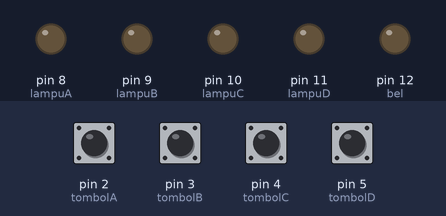
This sketch was run on a simulated Arduino Uno, built with avr-gcc and run on an emulated ATmega328P. On the bench: output pins drawn as LEDs (lit = HIGH). The inputs (shaded band) are chosen by the test bench; at power-on: pin 2 (tombolA), pin 3 (tombolB), pin 4 (tombolC), pin 5 (tombolD) HIGH.

Above: at 1.2 s.
1.3 s: pin 2 (tombolA) pulled LOW for 0.15 s
At 1.7 s:
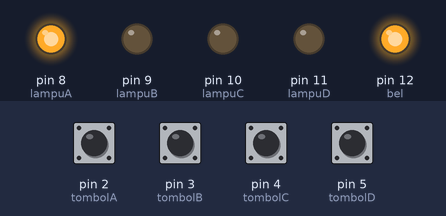
3.3 s: pin 3 (tombolB) pulled LOW for 0.15 s
At 3.7 s:
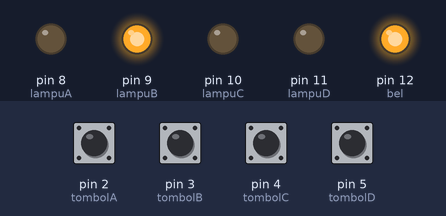
5.3 s: pin 4 (tombolC) pulled LOW for 0.15 s
At 5.7 s:
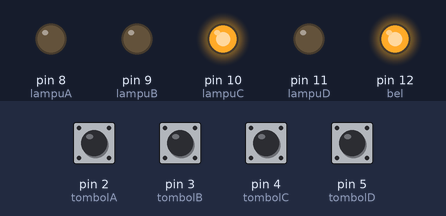
7.3 s: pin 5 (tombolD) pulled LOW for 0.15 s
At 7.6 s:
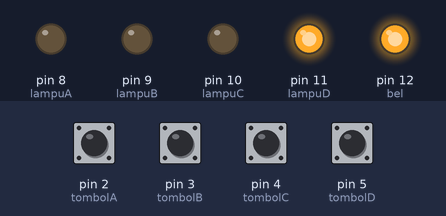
Timing chart, 0 to 10.3 s (numbered marks = the images above; inputs shaded):
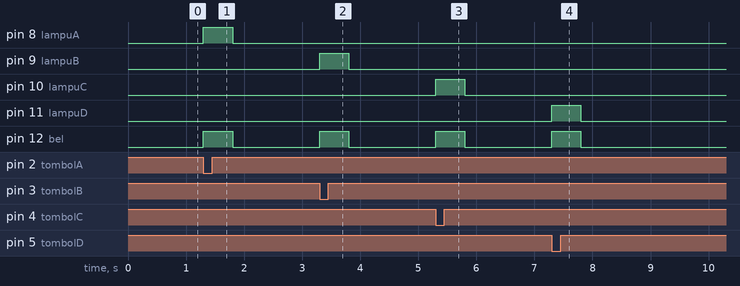

The sketch:

Tombol_cerdas_cermat_4_group.ino
```cpp
/*************************************
 * Program : Project 123. Tombol cerdas cermat 4 group
 * 125 Proyek Arduino Inkubatek
 * www.inkubator-teknologi.com
 * www.tokotronik.com
 * ***********************************/
const int tombolA = 2;
const int tombolB = 3;
const int tombolC = 4;
const int tombolD = 5;
const int lampuA = 8;
const int lampuB = 9;
const int lampuC = 10;
const int lampuD = 11;
const int bel = 12;

void setup(){
  for(char i=2; i<6; i++){
    pinMode(i, INPUT);
    digitalWrite(i,HIGH);
  }
  for(char i=8; i<13; i++){
    pinMode(i, OUTPUT);
    digitalWrite(i,LOW);
  }
}
void loop(){
  if(digitalRead(tombolA)==LOW){
    digitalWrite(bel,HIGH);
    digitalWrite(lampuA,HIGH);
    delay(500);
    while(!digitalRead(tombolA));
    digitalWrite(bel,LOW);
    digitalWrite(lampuA,LOW);
  }
  else if(digitalRead(tombolB)==LOW){
    digitalWrite(bel,HIGH);
    digitalWrite(lampuB,HIGH);
    delay(500);
    while(!digitalRead(tombolB));
    digitalWrite(bel,LOW);
    digitalWrite(lampuB,LOW);
  }
  else if(digitalRead(tombolC)==LOW){
    digitalWrite(bel,HIGH);
    digitalWrite(lampuC,HIGH);
    delay(500);
    while(!digitalRead(tombolC));
    digitalWrite(bel,LOW);
    digitalWrite(lampuC,LOW);
  }
  else if(digitalRead(tombolD)==LOW){
    digitalWrite(bel,HIGH);
    digitalWrite(lampuD,HIGH);
    delay(500);
    while(!digitalRead(tombolD));
    digitalWrite(bel,LOW);
    digitalWrite(lampuD,LOW);
  }
}
```

Measured:
- after the input at 1.3 s, pin 8 (lampuA), pin 12 (bel): LOW → HIGH at once, → LOW 0.50 s later
- after the input at 3.3 s, pin 9 (lampuB), pin 12 (bel): LOW → HIGH at once, → LOW 0.50 s later
- after the input at 5.3 s, pin 10 (lampuC), pin 12 (bel): LOW → HIGH at once, → LOW 0.50 s later
- after the input at 7.3 s, pin 11 (lampuD), pin 12 (bel): LOW → HIGH at once, → LOW 0.50 s later
